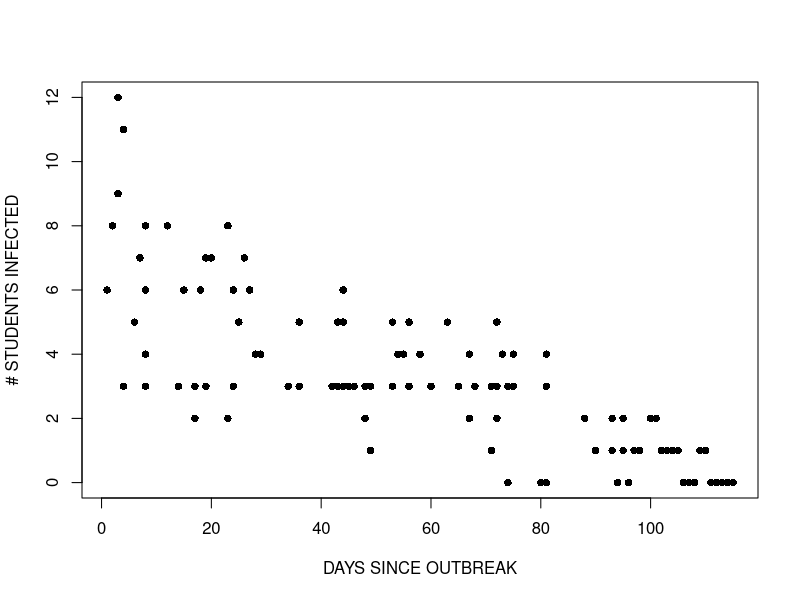

The R script that drew this image:
# DATA614_m2_HS_disease.R

# The data set consists of counts of high school students diagnosed with an
# infectious disease within a period of days from an initial outbreak

# Prep data ---------------------------------------------------------------

cases <-  
  structure(list(Days = c(1L, 2L, 3L, 3L, 4L, 4L, 4L, 6L, 7L, 8L, 
                          8L, 8L, 8L, 12L, 14L, 15L, 17L, 17L, 17L, 18L, 19L, 19L, 20L, 
                          23L, 23L, 23L, 24L, 24L, 25L, 26L, 27L, 28L, 29L, 34L, 36L, 36L, 
                          42L, 42L, 43L, 43L, 44L, 44L, 44L, 44L, 45L, 46L, 48L, 48L, 49L, 
                          49L, 53L, 53L, 53L, 54L, 55L, 56L, 56L, 58L, 60L, 63L, 65L, 67L, 
                          67L, 68L, 71L, 71L, 72L, 72L, 72L, 73L, 74L, 74L, 74L, 75L, 75L, 
                          80L, 81L, 81L, 81L, 81L, 88L, 88L, 90L, 93L, 93L, 94L, 95L, 95L, 
                          95L, 96L, 96L, 97L, 98L, 100L, 101L, 102L, 103L, 104L, 105L, 
                          106L, 107L, 108L, 109L, 110L, 111L, 112L, 113L, 114L, 115L), 
                 Students = c(6L, 8L, 12L, 9L, 3L, 3L, 11L, 5L, 7L, 3L, 8L, 
                              4L, 6L, 8L, 3L, 6L, 3L, 2L, 2L, 6L, 3L, 7L, 7L, 2L, 2L, 8L, 
                              3L, 6L, 5L, 7L, 6L, 4L, 4L, 3L, 3L, 5L, 3L, 3L, 3L, 5L, 3L, 
                              5L, 6L, 3L, 3L, 3L, 3L, 2L, 3L, 1L, 3L, 3L, 5L, 4L, 4L, 3L, 
                              5L, 4L, 3L, 5L, 3L, 4L, 2L, 3L, 3L, 1L, 3L, 2L, 5L, 4L, 3L, 
                              0L, 3L, 3L, 4L, 0L, 3L, 3L, 4L, 0L, 2L, 2L, 1L, 1L, 2L, 0L, 
                              2L, 1L, 1L, 0L, 0L, 1L, 1L, 2L, 2L, 1L, 1L, 1L, 1L, 0L, 0L, 
                              0L, 1L, 1L, 0L, 0L, 0L, 0L, 0L)), .Names = c("Days", "Students"
                              ), class = "data.frame", row.names = c(NA, -109L)) 

head(cases)
#   Days Students
# 1    1        6
# 2    2        8
# 3    3       12
# 4    3        9
# 5    4        3
# 6    4        3

# Plot data ---------------------------------------------------------------

plot(cases$Days, cases$Students, xlab = "DAYS SINCE OUTBREAK",
     ylab = "# STUDENTS INFECTED", pch = 16)
# As days increase, the number of infected students decreases

# Build Poisson model -----------------------------------------------------

# The natural log is the default link function for the Poisson error
# distribution.
# It works well for count data as it forces all of the predicted values
# to be positive.
model1 <- glm(Students ~ Days, family=poisson, data = cases)

summary(model1)
# Deviance Residuals: 
#      Min        1Q    Median        3Q       Max  
# -2.00482  -0.85719  -0.09331   0.63969   1.73696  
# 
# Coefficients:
#              Estimate Std. Error z value Pr(>|z|)    
# (Intercept)  1.990235   0.083935   23.71   <2e-16 ***
# Days        -0.017463   0.001727  -10.11   <2e-16 ***
# ---
# Signif. codes:  0 ‘***’ 0.001 ‘**’ 0.01 ‘*’ 0.05 ‘.’ 0.1 ‘ ’ 1
# 
# (Dispersion parameter for poisson family taken to be 1)
# 
# Null deviance:     215.36  on 108  degrees of freedom
# Residual deviance: 101.17  on 107  degrees of freedom
# AIC: 393.11
# 
# Number of Fisher Scoring iterations: 5

# Model interpretation ----------------------------------------------------

# The negative coefficient for Days indicates that as days increase,
# the mean number of students with the disease is smaller.
# (We noticed this in the data plot)

# This coefficient is highly significant (p < 2e-16).

# Is there overdispersion? ------------------------------------------------

# Residual deviance, 101.17, is not greater than the degrees of freedom, 107,
# so the model does not exhibit overdispersion

# Is the model adequate? --------------------------------------------------

# Pearson chi square
pchisq(deviance(model1), df.residual(model1), lower.tail = FALSE)
# 0.6405459. Do not reject the null hypothesis that the model is adequate
